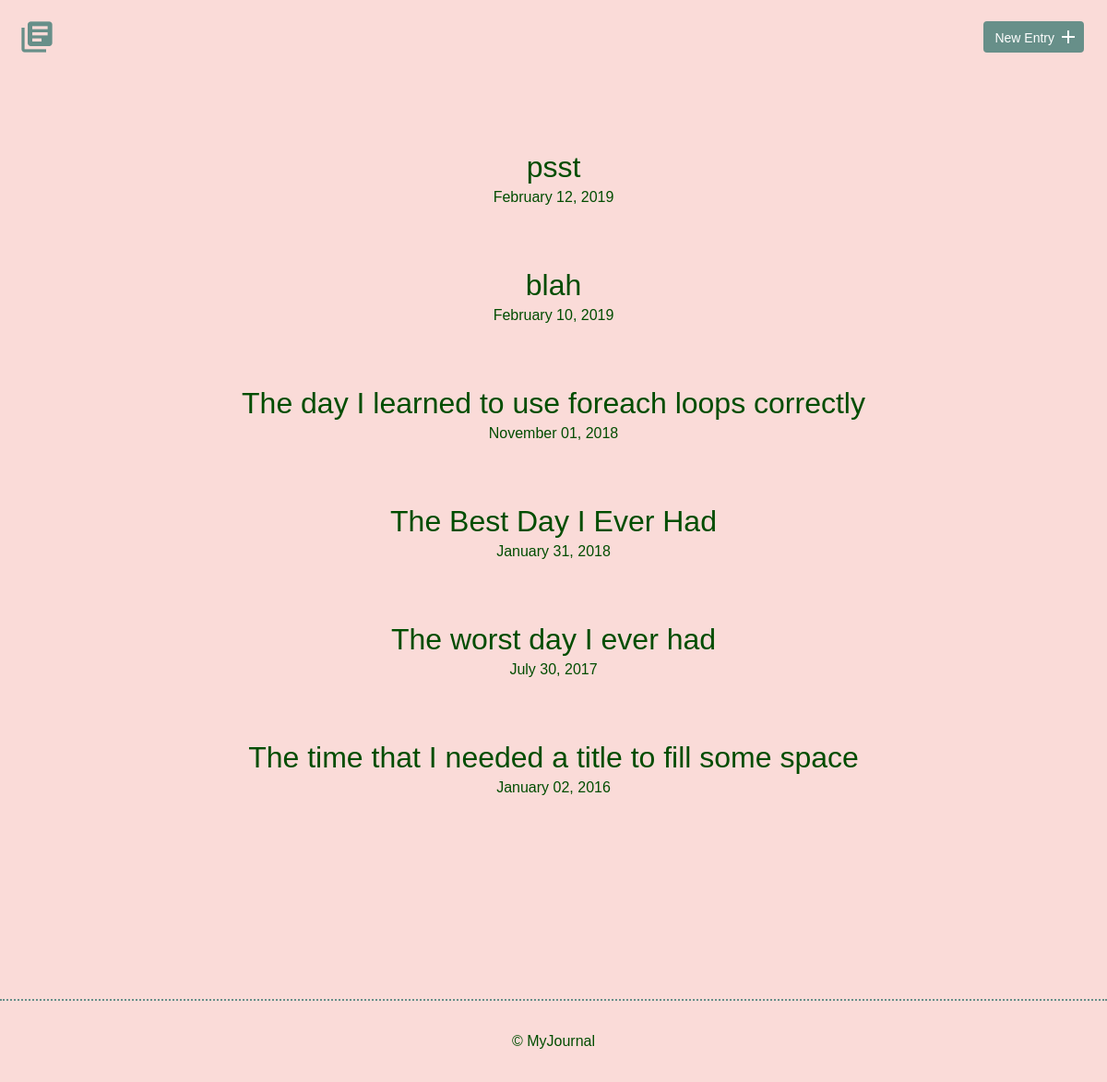
The app's page /, older data.
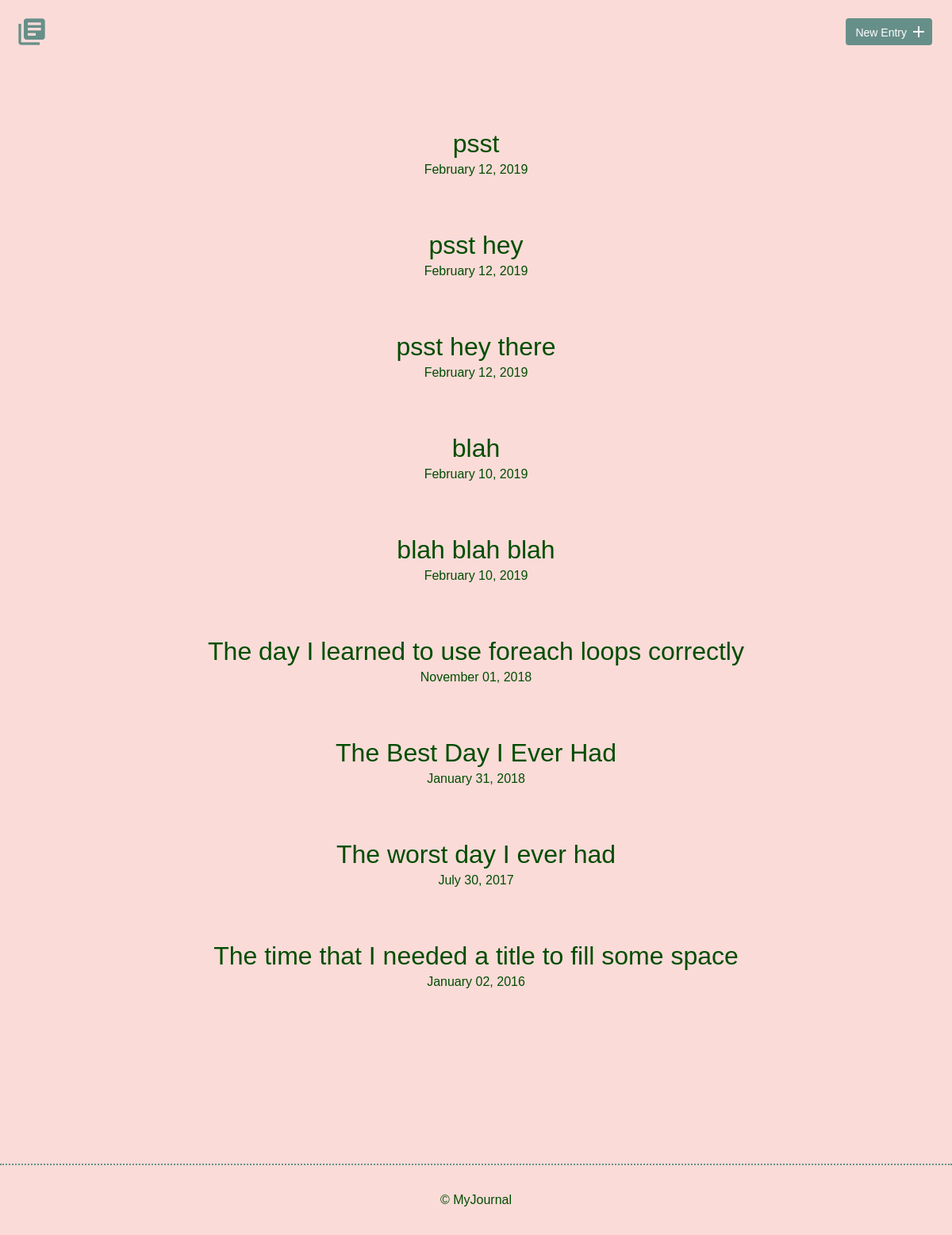
The same page, newer data.
### tables this page shows
CREATE TABLE "entries" (
	`id`	INTEGER,
	`title`	TEXT,
	`date`	TEXT,
	`time_spent`	INTEGER,
	`learned`	BLOB,
	`resources`	BLOB,
	PRIMARY KEY(`id`)
);

### inc/functions.php (called while the page is built, shortened)
<?php
 function get_them_entries() {
     include ('connections.php');
 try {
    $sql =  'SELECT * FROM entries ORDER BY date DESC';
    $results = $db->prepare($sql);
    $results->execute();
 } catch (Exception $e) {
     echo "Unable to get that entry. </br>";
     echo $e->getMessage();
 }
 $entries = $results->fetchAll();
 return $entries;
}
?>

### index.php (the view, shortened to what this page needs)
<?php
include ('inc/functions.php');
?>
<!DOCTYPE html>
<html>
    <head>
        <link rel="stylesheet" href="css/normalize.css">
        <link rel="stylesheet" href="css/site.css">
    </head>
    <body>
      <?php include ('inc/header.php'); ?>
        <section>
            <div class="container">
                <div class="entry-list">
                    <?php
                    foreach(get_them_entries() as $entry) {
                    $date2 = date('F d, Y', strtotime($entry['date']));
                    echo '<article><h2><a href="detail.php?id=' . $entry['id'] .  ' " > ' . $entry['title'] . "</a></h2>";
                    echo '<time datetime="2016-01-02'. $entry['date'] . '" > '. $date2  . '</time></article>';
                    }
                    ?>
                </div>
            </div>
        </section>
        <footer>
            <div>
                &copy; MyJournal
            </div>
        </footer>
    </body>
</html>

Row changes from the older to the newer data that the page shows:
added entries: title "psst hey", date "February 12, 2019"
added entries: title "psst hey there", date "February 12, 2019"
added entries: title "blah blah blah", date "February 10, 2019"
